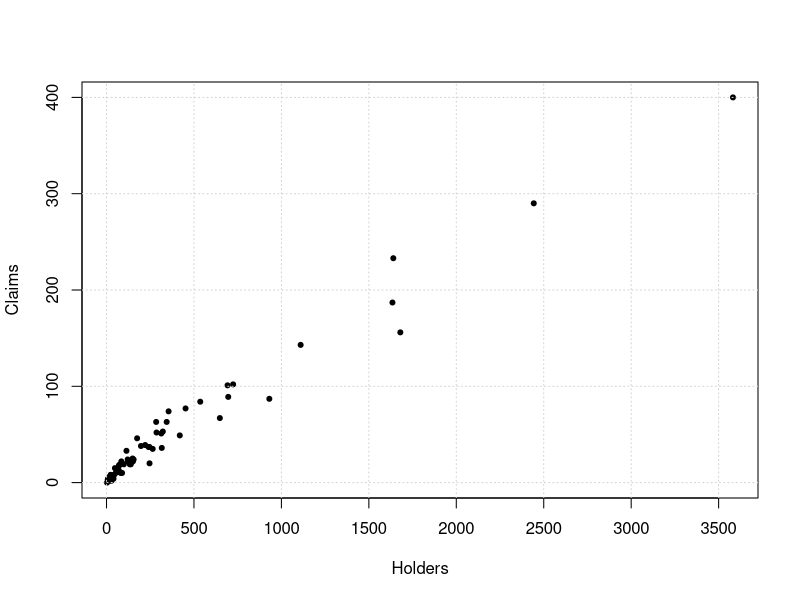
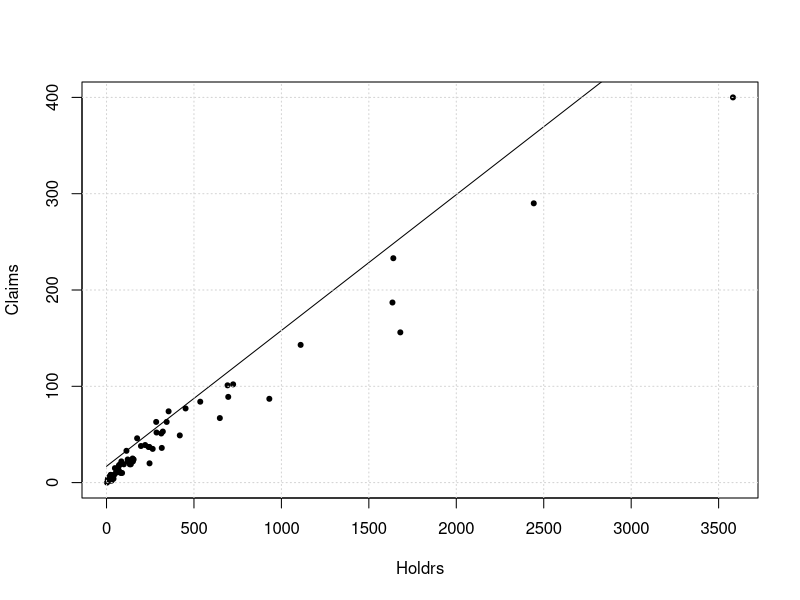
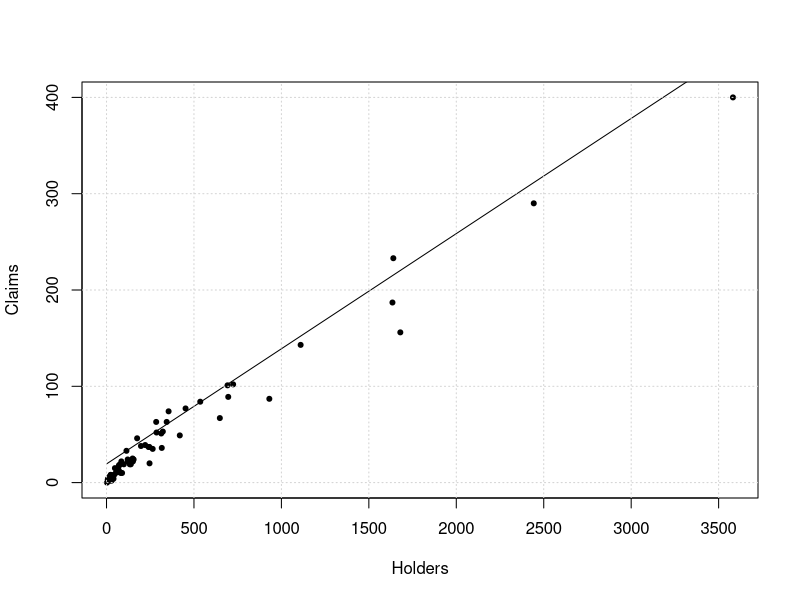
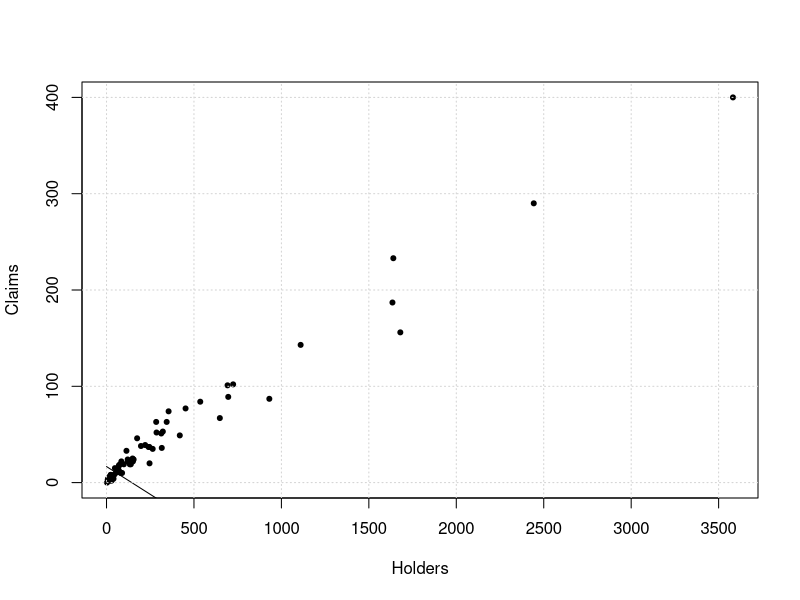
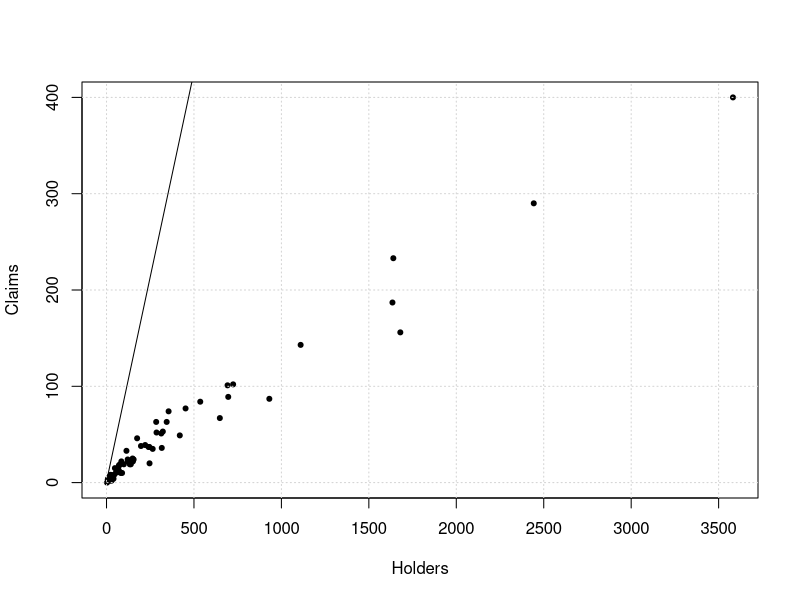

Here is the R script that generated these plots, in order:
## ---- chunk 1
library(MASS)
attach(Insurance)
data = Insurance[,c('Holders','Claims')]
plot(Insurance$Holders,Insurance$Claims
     ,xlab = 'Holders',ylab='Claims',pch=20)
grid()
## ---- chunk 2
thot1 = function(p0){
  wap = function(x,par){
    nu = with(x, par[1]+par[2]*Holders)
    f1 = function(x,nu,sigma){
      return ((exp(-0.5*((x-nu)^2/(sigma^2))))/(sigma*sqrt(2*pi)))
    }
    naur = c()
    for (i in range(64)){
      naur = c(naur, f1(x[i,'Claims'],nu[i],par[3]))
    }
    return (-sum(log(naur)))
  }
  fit = optim(par=p0,wap,x=data)
  cat(cat("the optimal parameters for this model are",fit$par),sep="\n")
  BIC = 3*log(64)+2*fit$value
  cat("The BIC is",BIC)
  return(fit$par)
}
pars = thot1(c(8,0,12))
plot (Insurance$Holders,Insurance$Claims ,xlab = 'Holdrs',ylab='Claims',pch=20)
x = seq(0,4000,length.out=10000)
lines(x,pars[1]+pars[2]*x)
grid()
## ---- chunk 3
thot2 = function(p0){
  wap = function(x,par){
    nu = with(x, par[1]+par[2]*Holders)
    f2 = function(x,nu,sigma){
      return ((exp(-(abs(x-nu)/(sigma))))/(2*sigma))
    }
    naur = c()
    for (i in range(64)){
      naur = c(naur, f2(x[i,'Claims'],nu[i],par[3]^2))
    }
    return (-sum(log(naur)))
  }
  fit = optim(par=p0,wap,x=data)
  cat(cat("Optimal parameters are",fit$par),sep="\n")
  BIC = 3*log(64)+2*fit$value
  cat("The BIC for this model",BIC)
  return(fit$par)
}
pars = thot2(c(8,0,12))
plot(Insurance$Holders,Insurance$Claims ,xlab = 'Holders',ylab='Claims',pch=20)
x = seq(0,4000,length.out=10000)
lines(x,pars[1]+pars[2]*x)
grid()
## ---- chunk 4
thot3 = function(p0){
  wap = function(x,par){
    nu = with(x, par[1]+par[2]*Holders)
    f3 = function(x,nu,sigma){
      return ((exp(-0.5*((log(x)-nu)^2/(sigma^2))))/(x*sigma*sqrt(2*pi)))
    }
    LL = c()
    for (i in range(64)){
      LL = c(LL, f3(x[i,'Claims'],nu[i],par[3]))
    }
    return (-sum(log(LL)))
  }
  fit = optim(par=p0,wap,x=data)
  cat(cat("Optimal parameters are",fit$par),sep="\n")
  BIC = 3*log(64)+2*fit$value
  cat("The BIC for this model",BIC)
  return(fit$par)
}
pars = thot3(c(8,0,12))
plot(Insurance$Holders,Insurance$Claims ,xlab = 'Holders',ylab='Claims',pch=20)
x = seq(0,4000,length.out=10000)
lines(x,pars[1]+pars[2]*x)
grid()
## ---- chunk 5
thot4 = function(p0){
  wap = function(x,par){
    alpha = with(x, par[1]+par[2]*log(Holders))
    f4 = function(x,alpha,sigma){
      return ((exp(-x/sigma)*x^(alpha-1))/((sigma^alpha)*gamma(alpha)))
    }
    naur = c()
    for (i in range(64)){
      naur = c(naur, f4(x[i,'Claims'],exp(alpha[i]),par[3]))
    }
    return (-sum(log(naur)))
  }
  fit = optim(par=p0,wap,x=data)
  cat(cat("Optimal parameters are",fit$par),sep="\n")
  BIC = 3*log(64)+2*fit$value
  cat("The BIC for this model",BIC)
  return(fit$par)
}
pars = thot4(c(1,0,5))
plot(Insurance$Holders,Insurance$Claims ,xlab = 'Holders',ylab='Claims',pch=20)
x = seq(0,4000,length.out=10000)
lines(x,pars[1]+pars[2]*x)
grid()
